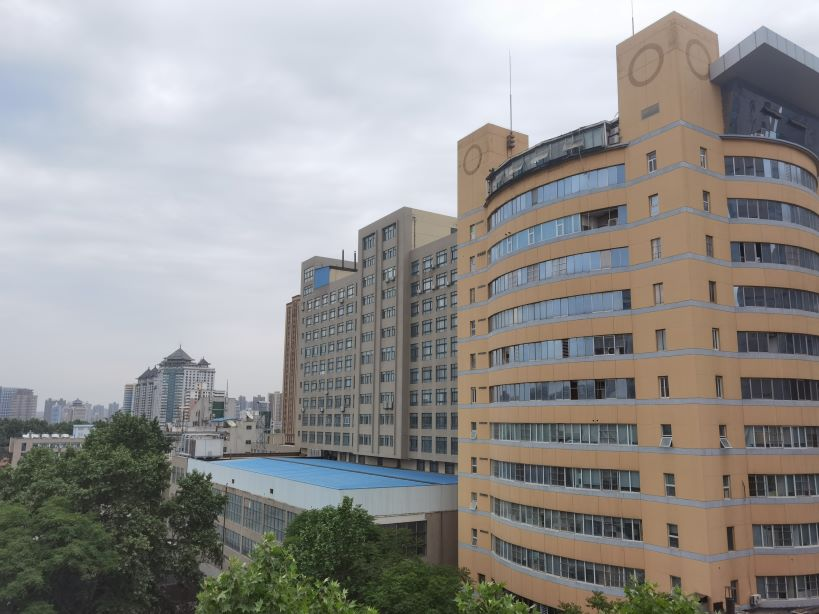
#> input picture 计算机视觉与模式识别/编程作业/Project7-Image Stiching/Image_Stiching/img1.jpg, 819 x 614 px
$ python -i detHarrisCorners.py   (imports and definitions only)
#> lines starting #> are read from the running program, lines starting #| are printed output that depends on the picture
#> further down, picture is the input picture: shape (614, 819, 3); mean B, G, R 144.3, 146.3, 148.2
import numpy as np
import cv2
import matplotlib.pyplot as plt
from scipy import signal


def detHarrisCorners(img, corn_thresh=0.01, interactive=False):
    # convert to grayscale
#> called with corn_thresh = 0.01, interactive = False
    if img.ndim == 3 and img.shape[2] > 1:
        img = cv2.cvtColor(img, cv2.COLOR_BGR2GRAY)
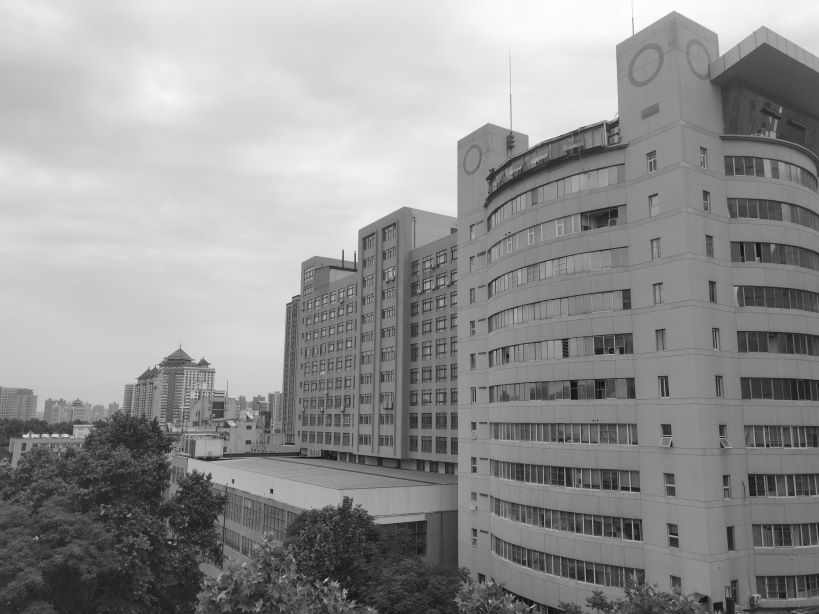
#> img: shape (614, 819); min 5, max 255, mean 146.7

    # Filter for horizontal and vertical direction
    dx = np.array([[1, 0, -1]])
    dy = np.array([[1], [0], [-1]])

    # Convolution of image with dx and dy
    Ix = signal.convolve(img, dx, mode='same')
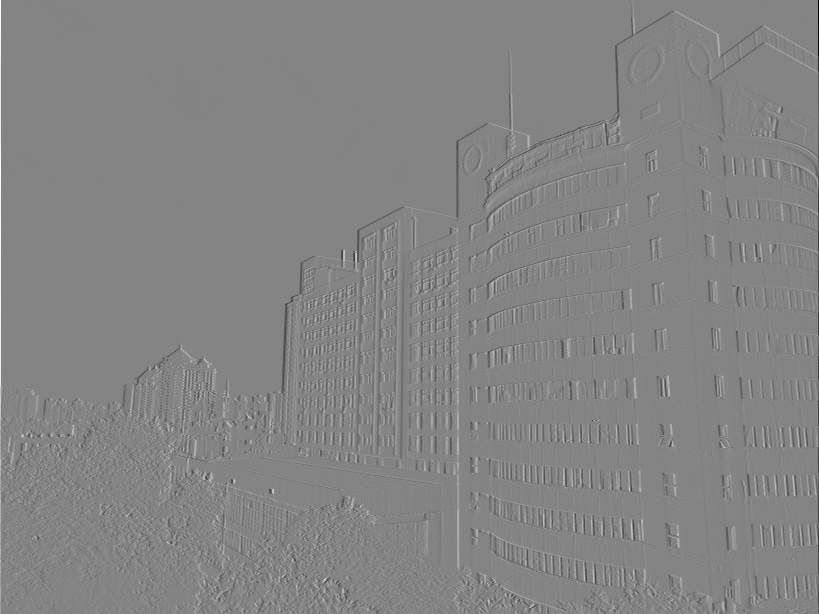
#> Ix: shape (614, 819) int64; min -246, max 228, mean -0.1; drawn with min black and max white
    Iy = signal.convolve(img, dy, mode='same')
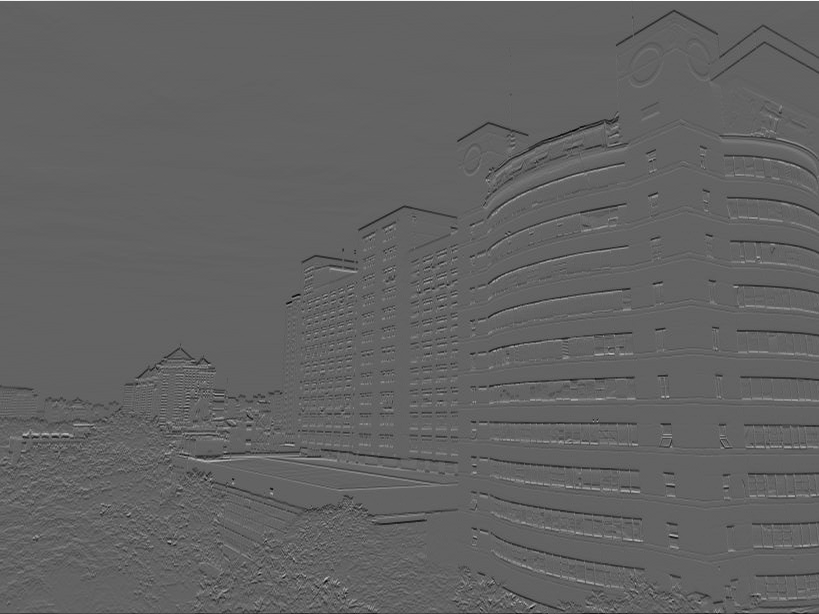
#> Iy: shape (614, 819) int64; min -162, max 255, mean -0.3; drawn with min black and max white

    if interactive:
        plt.subplot(1,2,1); plt.imshow(Ix, cmap='gray'); plt.axis('off'); plt.title('Ix')
        plt.subplot(1,2,2); plt.imshow(Iy, cmap='gray'); plt.axis('off'); plt.title('Iy')
        plt.show()

    # Raw Hessian Matrix
    Ixx = Ix * Ix
    Ixy = Ix * Iy
    Iyy = Iy * Iy

    if interactive:
        plt.gcf().suptitle('Before Smoothing')
        plt.subplot(2,2,1); plt.imshow(Ixx, cmap='gray'); plt.axis('off'); plt.title('Ixx')
        plt.subplot(2,2,2); plt.imshow(Ixy, cmap='gray'); plt.axis('off'); plt.title('Ixy')
        plt.subplot(2,2,3); plt.imshow(Ixy, cmap='gray'); plt.axis('off'); plt.title('Ixy')
        plt.subplot(2,2,4); plt.imshow(Iyy, cmap='gray'); plt.axis('off'); plt.title('Iyy')
        plt.show()

    # Gaussian filter definition
    G = np.array([[2,4,5,4,2], [4,9,12,9,4], [5,12,15,12,5], [4,9,12,9,4], [2,4,5,4,2]]) / 159.0

    # Convolution with Gaussian filter
    Ixx = signal.convolve(Ixx, G, mode='same')
    Iyy = signal.convolve(Iyy, G, mode='same')
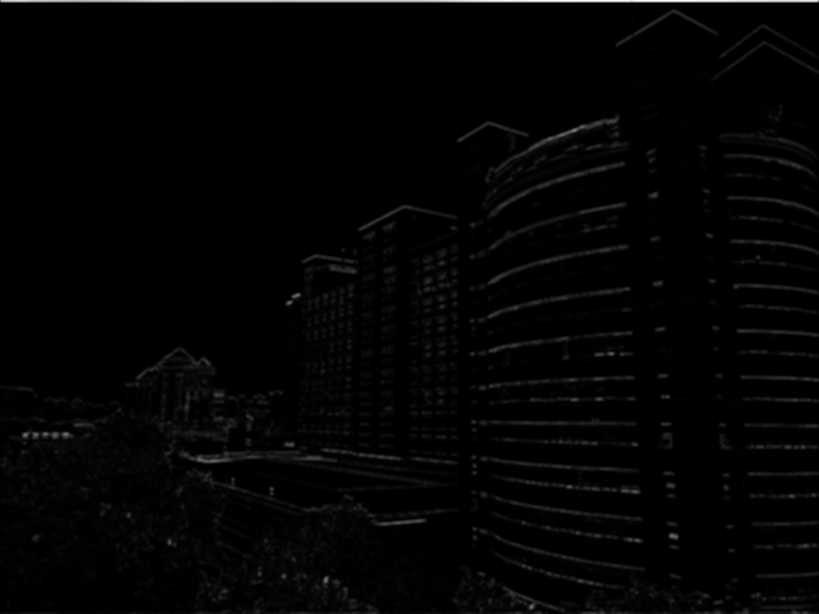
#> Iyy: shape (614, 819) float64; min -1.49e-12, max 19726, mean 295.1; drawn with min black and max white
    Ixy = signal.convolve(Ixy, G, mode='same')
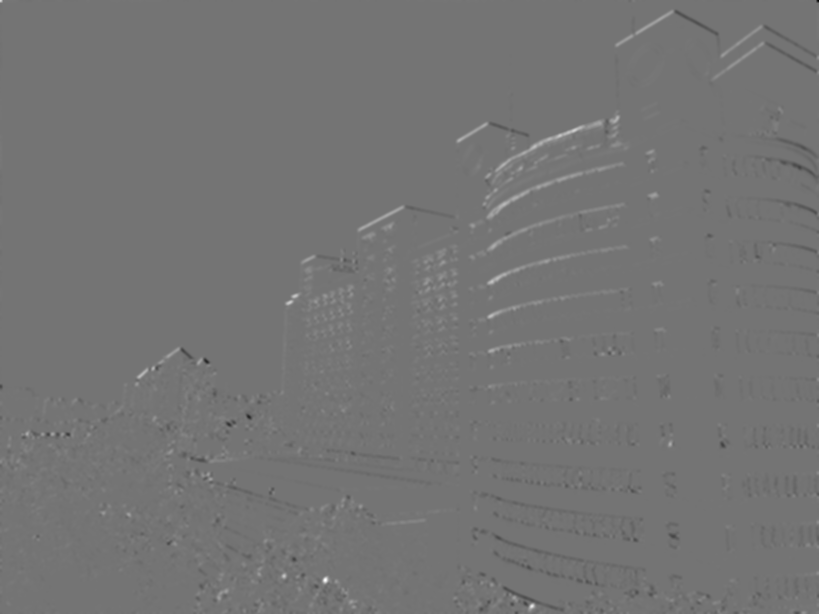
#> Ixy: shape (614, 819) float64; min -5561.5, max 6606.9, mean 9.1; drawn with min black and max white

    if interactive:
        plt.gcf().suptitle('After Smoothing')
        plt.subplot(2,2,1); plt.imshow(Ixx, cmap='gray'); plt.axis('off'); plt.title('Ixx')
        plt.subplot(2,2,2); plt.imshow(Ixy, cmap='gray'); plt.axis('off'); plt.title('Ixy')
        plt.subplot(2,2,3); plt.imshow(Ixy, cmap='gray'); plt.axis('off'); plt.title('Ixy')
        plt.subplot(2,2,4); plt.imshow(Iyy, cmap='gray'); plt.axis('off'); plt.title('Iyy')
        plt.show()

    # calculate the lambda1 and lambda2
    delta = (Ixx + Iyy) ** 2 - 4 * (Ixx * Iyy - Ixy ** 2)
    delta[delta < 0] = 0
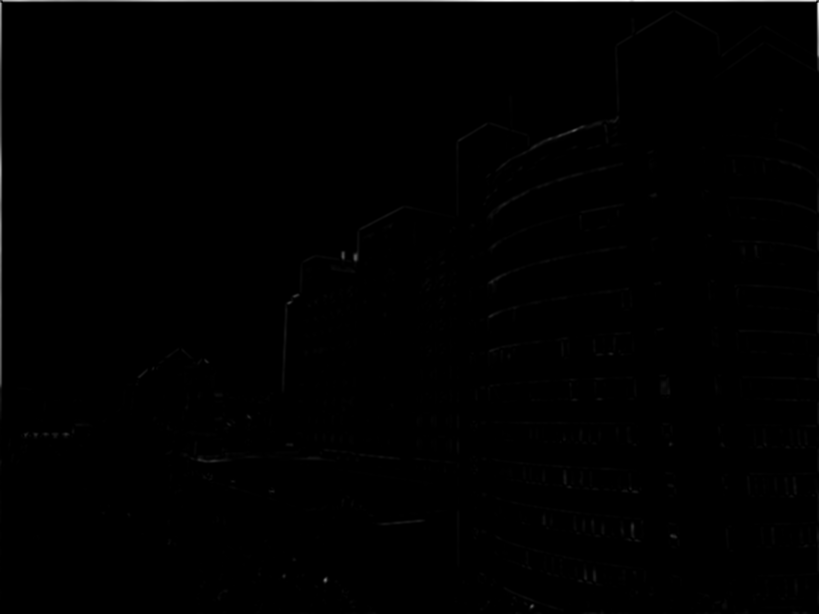
#> delta: shape (614, 819) float64; min 0, max 389116812.9, mean 1709415.1; drawn with min black and max white
    lambda1 = 0.5 * ((Ixx + Iyy) + np.sqrt(delta))
    lambda2 = 0.5 * ((Ixx + Iyy) - np.sqrt(delta))

    if interactive:
        plt.subplot(1,2,1); plt.imshow(lambda1, cmap='gray'); plt.axis('off'); plt.title('lambda_1')
        plt.subplot(1,2,2); plt.imshow(lambda2, cmap='gray'); plt.axis('off'); plt.title('lambda_2')
        plt.show()

    # Calculate the corner responseling'luan
    k = 0.04    # usually in the range[0.04 0.06]
    R = lambda1 * lambda2 - k * (lambda1 + lambda2) ** 2

    # Apply non-maximum suppression
    nr, nc = img.shape
#> nr = 614; nc = 819
    corner = np.ones((nr, nc))
    for i in range(0, nr):
        for j in range(0, nc):
            flag = True
            for u in range(-1, 2):
                for v in range(-1, 2):
                    try:
                        if R[i, j] < R[i + u, j + v]:
                            corner[i, j] = 0
                            flag = False
                            break
                    except IndexError:
                        continue
                if not flag:
                    break
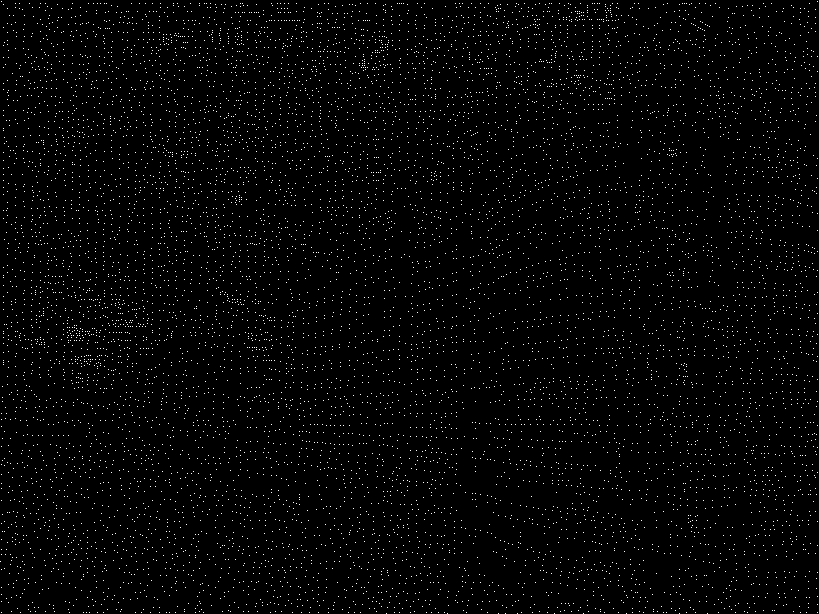
#> corner: shape (614, 819) float64; values 0 (black) and 1 (white), 1.9% white in thin lines or dots

    if interactive:
        plt.subplot(1,2,1); plt.imshow(R, cmap='gray'); plt.axis('off'); plt.title('Before NMS')
        plt.subplot(1,2,2); plt.imshow(R * corner, cmap='gray'); plt.axis('off'); plt.title('After NMS')
        plt.show()

    # find corner locations
    iLoc, jLoc = np.where(R * corner > corn_thresh * R.max())
#> iLoc = 669 values from 1 to 613; jLoc = 669 values, max 817 at index 1, min 1 at index 0, mean 461.7

    if interactive:
        plt.imshow(img, cmap='gray')
        plt.axis('off')
        plt.plot(jLoc, iLoc, 'rx', markersize=5)
        plt.show()

    # assign the output variables
    locs = np.column_stack((jLoc, iLoc))
#> locs = 669 pairs, first value 1 to 817, second value 1 to 613
    cornerness = R[iLoc, jLoc]
#> cornerness = 669 values, max 120581707.1 at index 1, min 1206337.7 at index 577, mean 3225305.5

    return locs, cornerness

>>> import cv2
>>> picture = cv2.imread('img1.jpg')
>>> result = detHarrisCorners(picture)

$ run again, on 计算机视觉与模式识别/编程作业/Project7-Image Stiching/Image_Stiching/img2.jpg
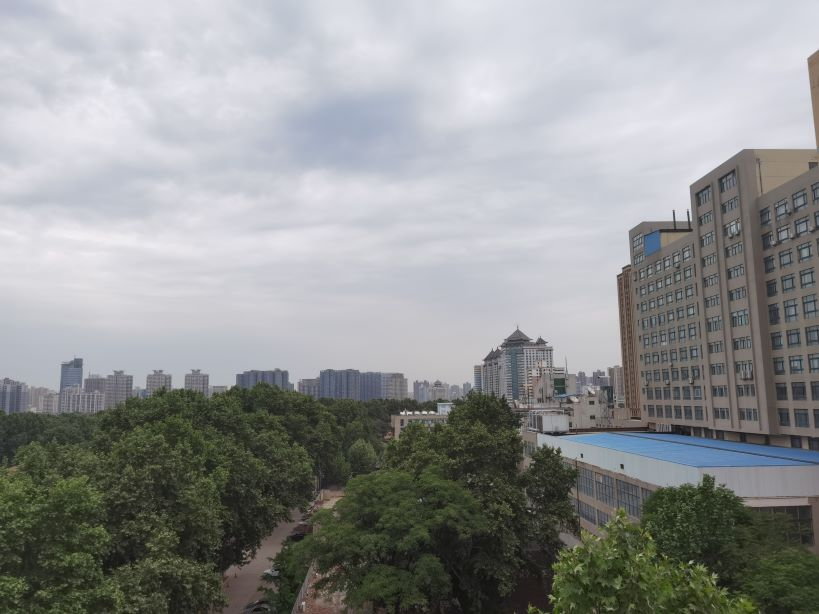
#> input picture 计算机视觉与模式识别/编程作业/Project7-Image Stiching/Image_Stiching/img2.jpg, 819 x 614 px
#> picture is the input picture: shape (614, 819, 3); mean B, G, R 146.9, 147, 145
#> in detHarrisCorners, `delta[delta < 0] = 0`:
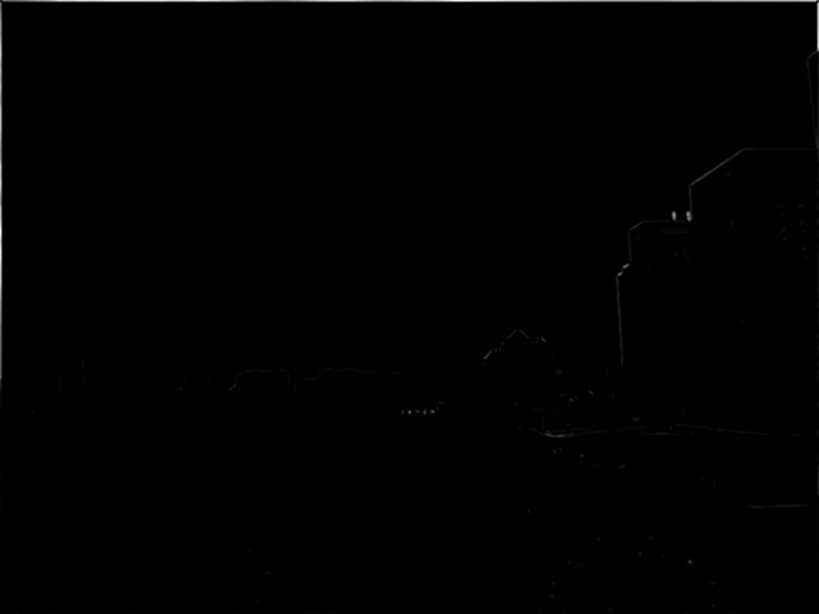
#> delta: shape (614, 819) float64; min 0, max 277614856.4, mean 1108598.2; drawn with min black and max white
#> after the loop in detHarrisCorners, `for i in range(0, nr):`:
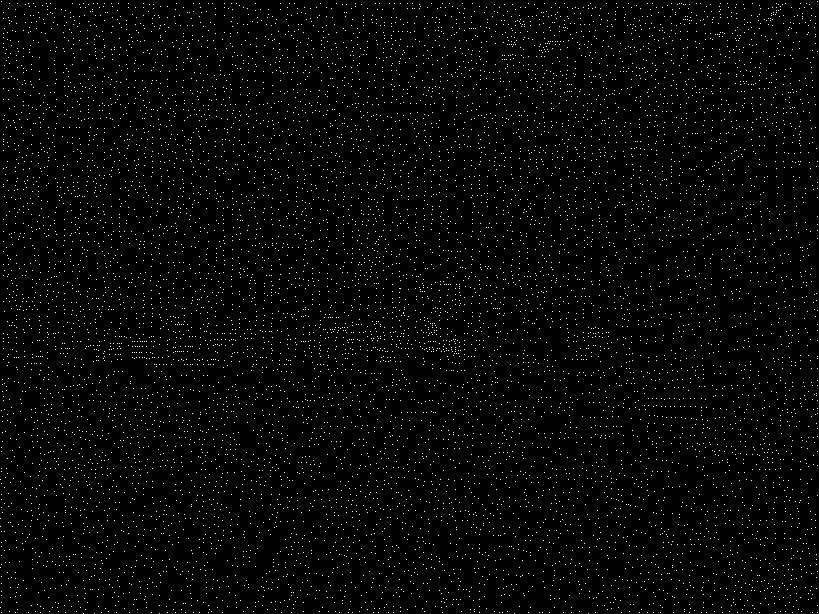
#> corner: shape (614, 819) float64; values 0 (black) and 1 (white), 2% white in thin lines or dots
#> iLoc = 515 values from 1 to 613; jLoc = 515 values, max 817 at index 1, min 0 at index 383, mean 536.2
#> locs = 515 pairs, first value 0 to 817, second value 1 to 613
#> cornerness = 515 values, max 76474258.6 at index 1, min 765273 at index 318, mean 2541386.1

$ run again, on 计算机视觉与模式识别/编程作业/Project7-Image Stiching/Image_Stiching/拼接前.png
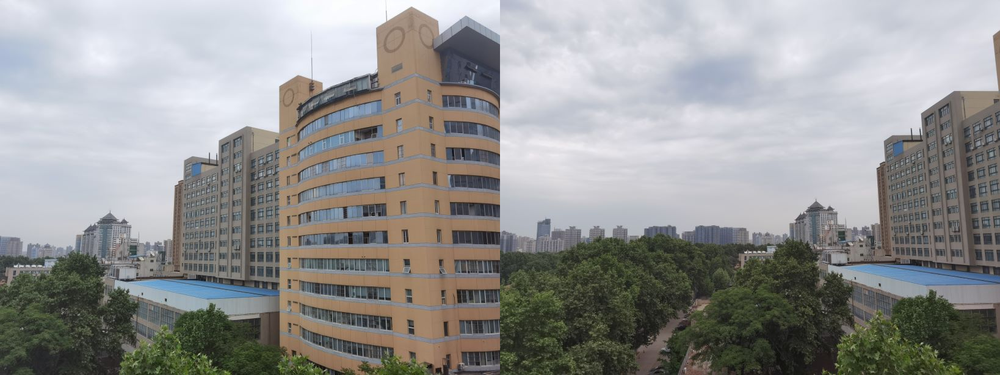
#> input picture 计算机视觉与模式识别/编程作业/Project7-Image Stiching/Image_Stiching/拼接前.png, 1000 x 375 px, shrunk from 1638 x 614 before the run
#> picture is the input picture: shape (375, 1000, 3); mean B, G, R 145.6, 146.7, 146.6
#> in detHarrisCorners, `delta[delta < 0] = 0`:
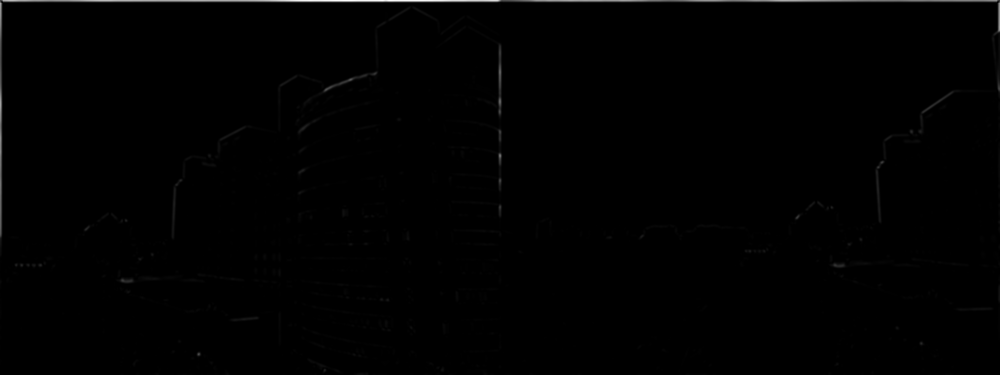
#> delta: shape (375, 1000) float64; min 0, max 389116812.9, mean 1998842.5; drawn with min black and max white
#> after the loop in detHarrisCorners, `for i in range(0, nr):`:
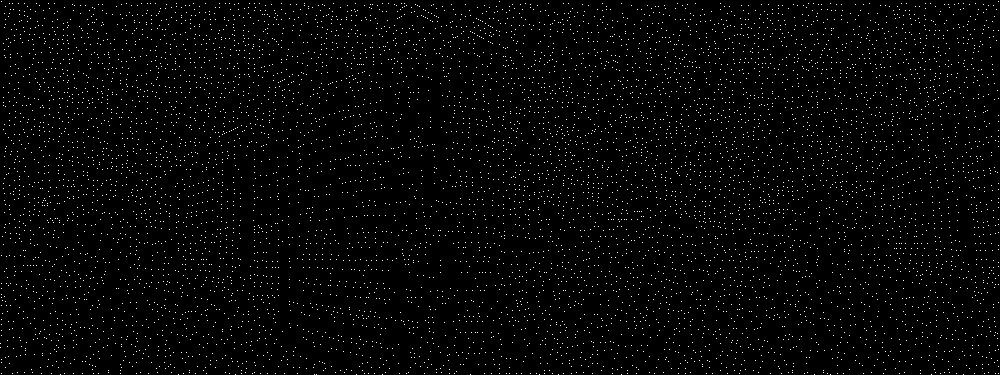
#> corner: shape (375, 1000) float64; values 0 (black) and 1 (white), 2.1% white in thin lines or dots
#> iLoc = 666 values from 1 to 374; jLoc = 666 values, max 998 at index 2, min 1 at index 0, mean 477.6
#> locs = 666 pairs, first value 1 to 998, second value 1 to 374
#> cornerness = 666 values, max 93979187.8 at index 0, min 950333.6 at index 428, mean 2989379.7

$ run again, on 计算机视觉与模式识别/编程作业/Project7-Image Stiching/Image_Stiching/拼接后.png
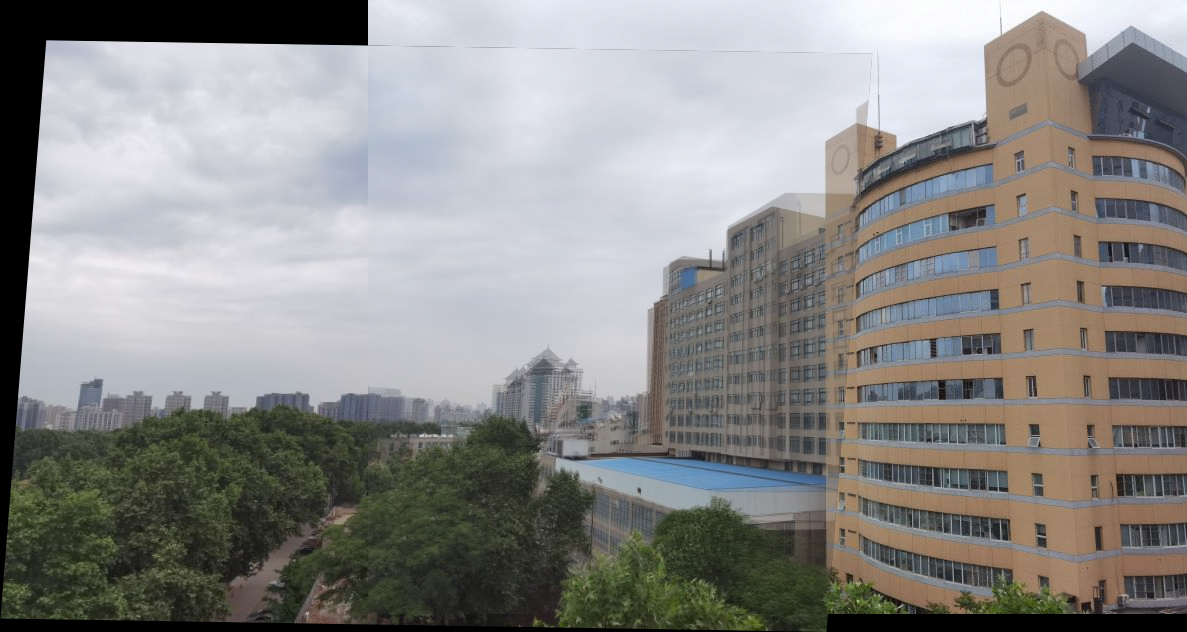
#> input picture 计算机视觉与模式识别/编程作业/Project7-Image Stiching/Image_Stiching/拼接后.png, 1187 x 632 px
#> picture is the input picture: shape (632, 1187, 3); mean B, G, R 135.3, 137.2, 138.3
#> after the loop in detHarrisCorners, `for i in range(0, nr):`:
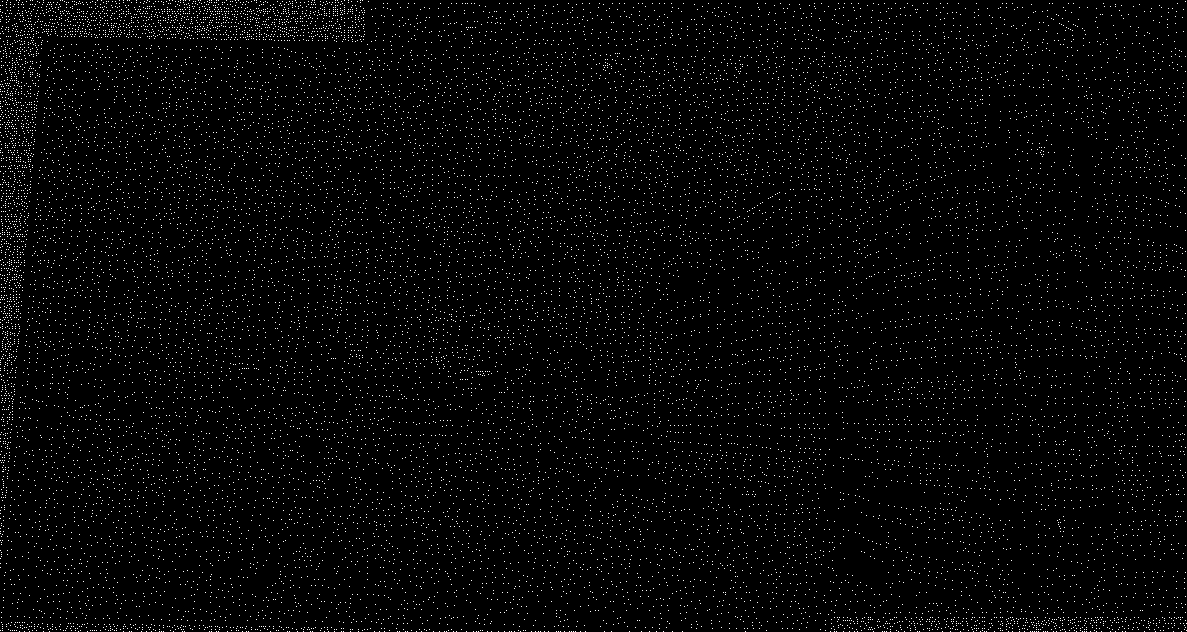
#> corner: shape (632, 1187) float64; values 0 (black) and 1 (white), 2.3% white in thin lines or dots
#> iLoc = 325 values from 1 to 630; jLoc = 325 values, max 1185 at index 1, min 3 at index 291, mean 931.6
#> locs = 325 pairs, first value 3 to 1185, second value 1 to 630
#> cornerness = 325 values, max 142586111.3 at index 5, min 1428481.1 at index 270, mean 4477252.6
